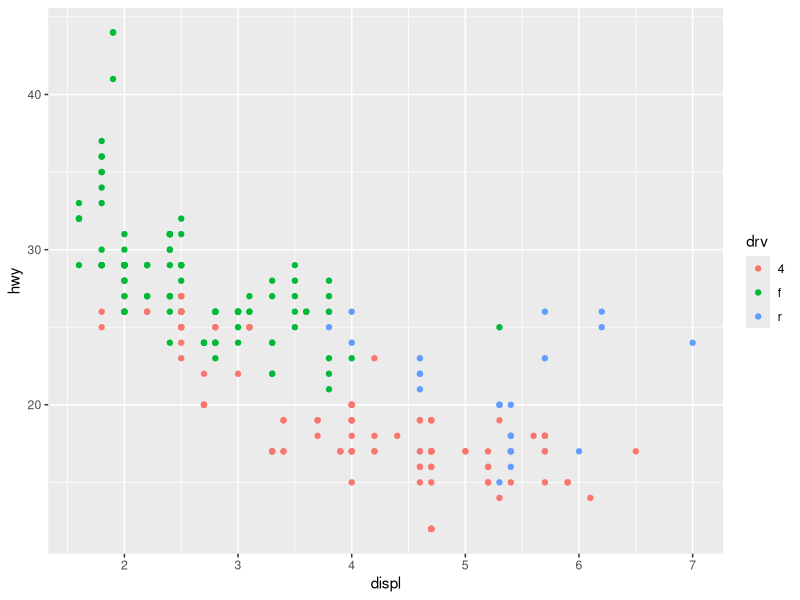
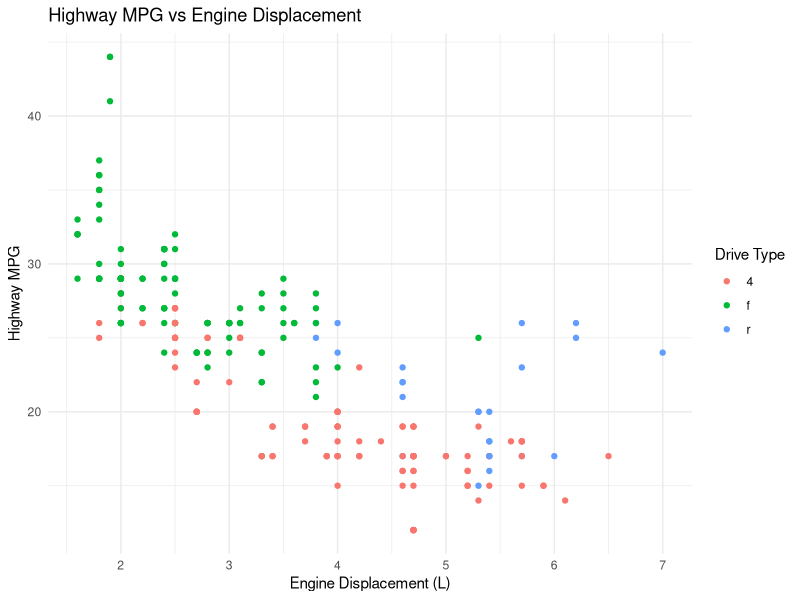

R code for these plots, in order:
# code for test repository
# bing bong
# october 9th, 2024

# Load the tidyverse library
library(tidyverse)

# Step 3: Adding the scatterplot
# Create a scatterplot with mpg dataset
ggplot(mpg, aes(x = displ, y = hwy, color = drv)) +
  geom_point()

# Add labels and change theme
ggplot(mpg, aes(x = displ, y = hwy, color = drv)) +
  geom_point() +
  labs(x = "Engine Displacement (L)", 
       y = "Highway MPG",
       title = "Highway MPG vs Engine Displacement",
       color = "Drive Type") +
  theme_minimal()